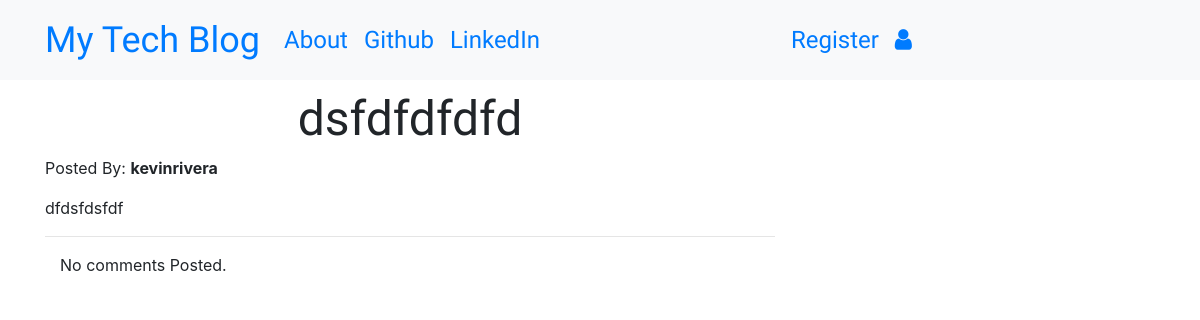
The page /post/12 on the database its author committed.
### blog/models.py (models this page shows, shortened)
class Post(models.Model):
	author = models.ForeignKey('auth.User', on_delete=models.CASCADE)
	title = models.CharField(max_length=255)
	text = models.TextField()
	created_date = models.DateTimeField(default=timezone.now)
	published_date = models.DateTimeField(blank=True, null=True)

### blog/views.py (the view)
# urls.py: path('post/<int:pk>', views.PostDetailView.as_view(), name='post_detail'),
class PostDetailView(DetailView):
	model = Post

### blog/templates/blog/post_detail.html (shortened to what this page needs)
{% extends 'blog/base.html' %}
	{% block body_block %}
		<h1 class="posttitle loader">{{ post.title }}</h1>
		<p>Posted By: <strong>{{ post.author }}</strong></p>
		<p class="postcontent">{{ post.text|safe|linebreaksbr }}</p>
		<hr>
		<div class="container">
			{% for comment in post.comments.all %}
				<br>
					{% if user.is_authenticated or comment.approved_comment %}
						{% if user.is_authenticated and user == post.author %}
							{{ comment.created_date }}
							{% if not comment.approved_comment %}
								<p>{{ comment.text|safe|linebreaks }}</p>
								<p>Commented By: <strong>{{ comment.author }}</strong></p>
								<a class="btn btn-primary" href="{% url 'comment_approve' pk=comment.pk %}"><span class="fa fa-check"></span></a>
								<a class="btn btn-primary" href="{% url 'comment_remove' pk=comment.pk %}"><span class="fa fa-remove"></span></a>
							{% endif %}
						{% endif %}
						{% if comment.approved_comment %}
							<p>{{ comment.text|safe|linebreaks }}</p>
							<p>Posted By: <strong>{{ comment.author }}</strong></p>
						{% endif %}
					{% endif %}
						{% empty %}
							<p>No comments Posted.</p>
			{% endfor %}
		</div>
	{% endblock %}

### blog/static/css/blog.css (style rules this page uses)
.posttitle { font-family: 'Russo One', sans-serif; font-size: 3em; text-align: center; }
.postcontent { font-family: 'Montserrat'; font-size: 1.5em; }
.loader { filter:hue-rotate(0deg); color: linear-gradient(45deg,#0f8,#08f); animation:hue 5000ms infinite linear; }

### rows shown on the page
Post: title "dsfdfdfdfd", author "kevinrivera", text "dfdsfdsfdf"
